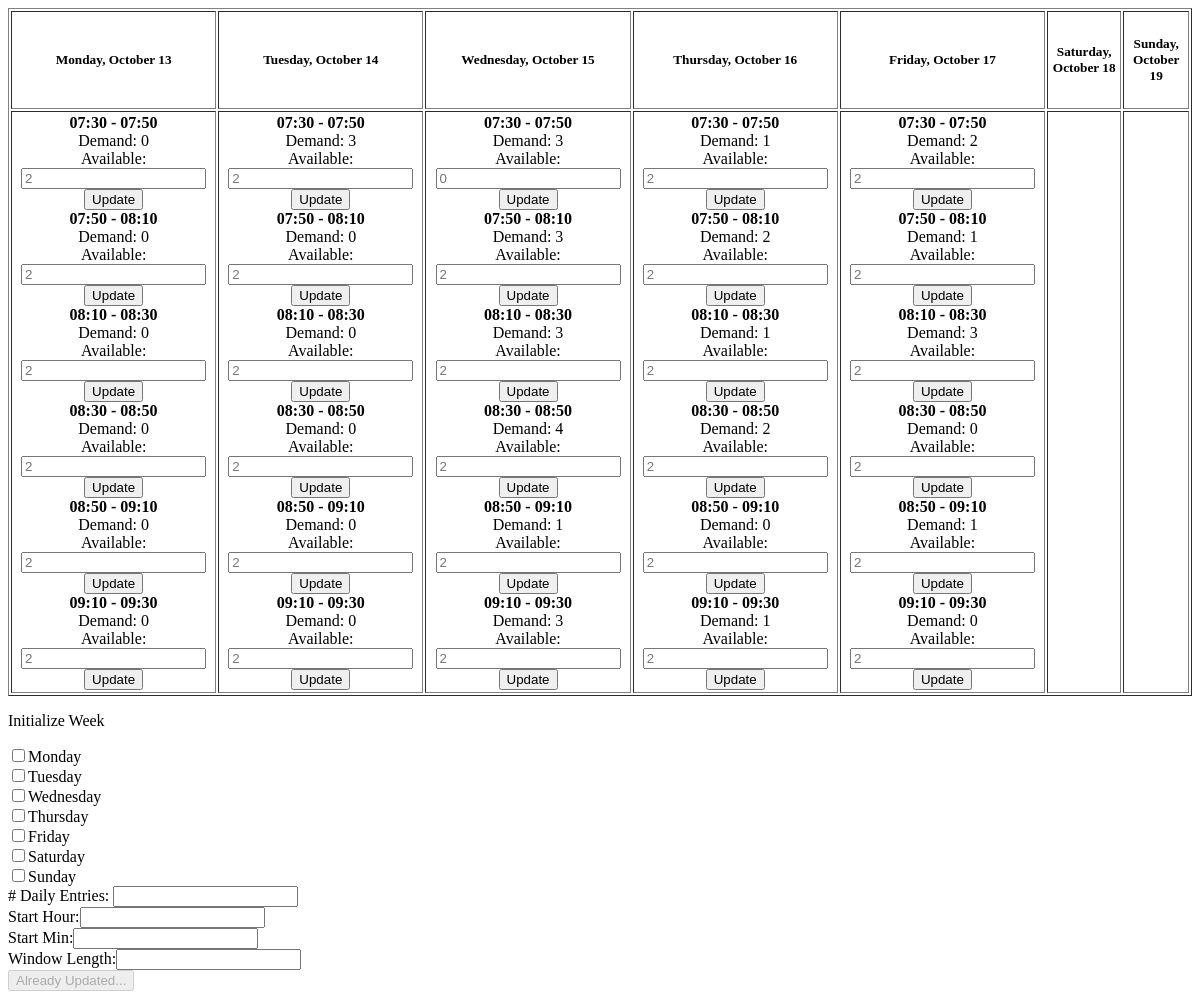
Page /dashboard/set_calendar (signed in) on the earlier database version.
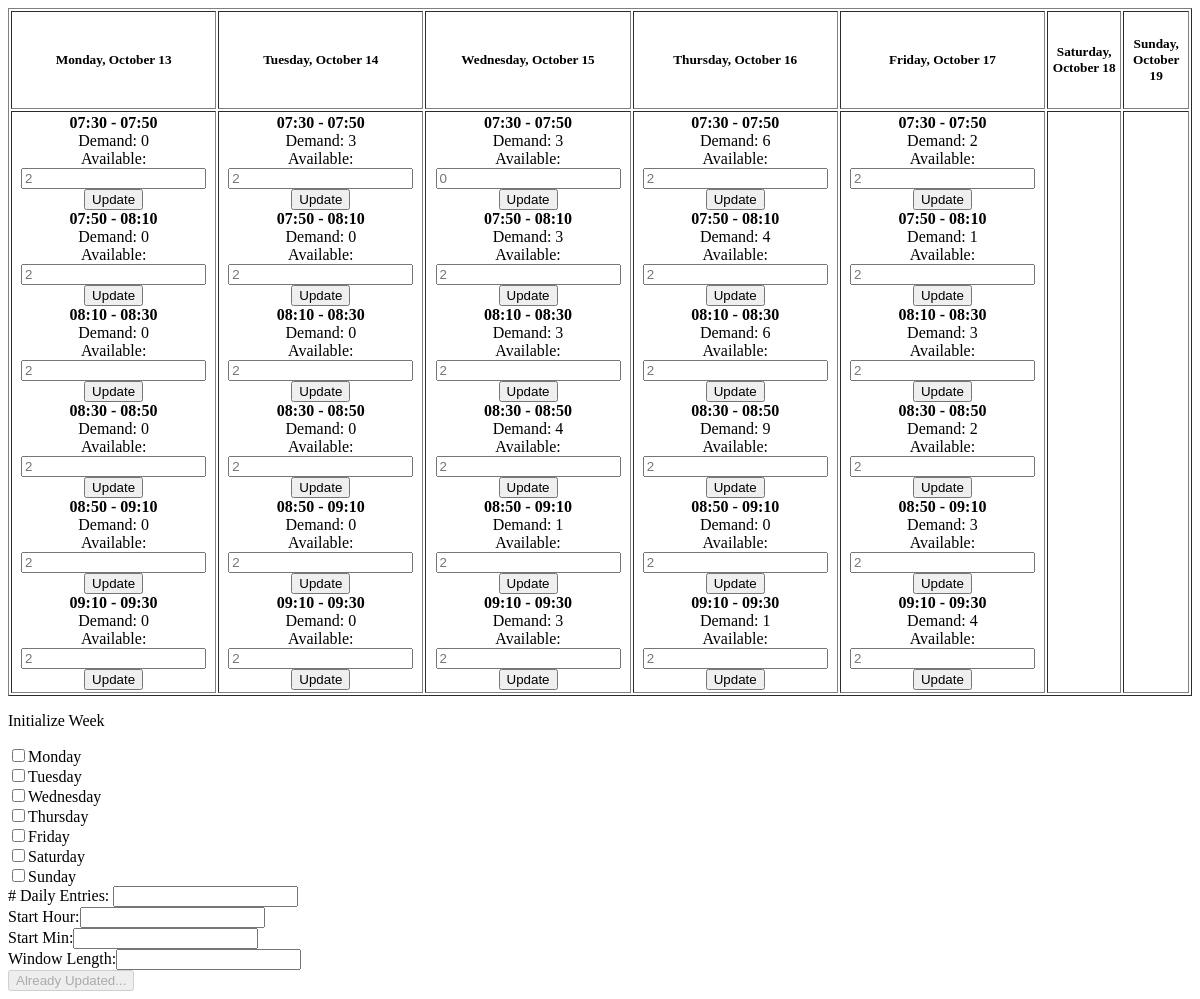
Same page on the later database version.
### cal/models.py (models this page shows, shortened)
class Entry(models.Model):
	time = models.TimeField()
	date = models.DateField()
	original_capacity = models.IntegerField(default=2)
	available = models.IntegerField(default=2)
	demand = models.IntegerField(default=0)
	restaurant = models.ForeignKey(Restaurant)
	length = models.IntegerField(default=20)
	shutoff_hour = models.IntegerField(default=2)
	shutoff_min = models.IntegerField(default=0)
	def end_time(self):
		dt = datetime.combine(self.date, self.time)
		td = timedelta(minutes=self.length)
		end = dt + td
		return end
	def get_start_time_string(self):
		return self.time.strftime("%I:%M")
	def get_end_time_string(self):
		end =  self.end_time()
		return end.strftime("%I:%M")
	'''
	def get_orders_for_entry(self):
		orders = []

		for o in Orders.objects.all():
			if (o.entry.id == self.id):
				orders.append(o)

		return orders
	'''

### dashboard/views.py (the view)
def set_calendar(request):
	context = RequestContext(request)
	user = request.user
	if not user.is_superuser:
		return HttpResponse("You are not permissioned to be in this area.")
	else:
		today = datetime.today().date()
		week = today.isocalendar()[1]
		weekday = today.isocalendar()[2]
		mon = today - timedelta(days=weekday-1)
		if (weekday == 6) or (weekday == 7):
			week = week + 1
			mon = mon + timedelta(days=7)
		day_list = []
		m, t, w, th, f, s, su = [], [], [], [], [], [], []
		for i in range(0, 7):
			day = mon + timedelta(days=i)
			formatted_day = day.strftime("%A, %B %d")
			day_list.append(formatted_day)
			if i == 0:
				m = Entry.objects.filter(date=day)
			if i == 1:
				t = Entry.objects.filter(date=day)
			if i == 2:
				w = Entry.objects.filter(date=day)
			if i == 3:
				th = Entry.objects.filter(date=day)
			if i == 4:
				f = Entry.objects.filter(date=day)
			if i == 5:
				s = Entry.objects.filter(date=day)
			if i == 6:
				su = Entry.objects.filter(date=day)
		for j in [m, t, w, th, f, s, su]:
			sort_list_by_time(j)
		valid_to_add = True
		days = [m, t, w, th, f, s, su]
		for k in days:
			if len(k) > 0:
				valid_to_add = False
				break
		return render_to_response(
			'caladmin.html',
			{
			'day_list':day_list,
			'days':days,
			'valid_to_add':valid_to_add,
			},
			context)

### dashboard/views.py (called while the page is built)
def sort_list_by_time(times):
	sorted_times = []
	for t in times:
		formatted = t.time.strftime("%I:%M")
		sorted_times.append(formatted)
	sorted_times = sorted(sorted_times)
	original_entries = []
	for k in sorted_times:
		for t in times:
			if k == t.time.strftime("%I:%M"):
				original_entries.append(t)
	return original_entries

### dashboard/templates/caladmin.html (shortened to what this page needs)
{% extends 'admin_base.html' %}
{% block content %}
<table border='1' cellspacing='2' cellpadding='2'>
	<tr>
		{% for day in day_list %}
		<td><center><h5><b>{{ day }}</b></h5></center></td>
		{% endfor %}
	</tr>
		<tr>
		{% for day in days %}
			<td>
			{% for deliv in day %}
				<form role="form" method="post" action="cal_process_add">
				<center><b>{{ deliv.get_start_time_string }} - {{ deliv.get_end_time_string }}</b></center>
				<center>Demand: {{deliv.demand}}</center>
				<center>Available: <input id="{{ deliv.id }}" name="available" placeholder="{{deliv.available}}"></center>
				<center><input type="submit" name="submit" value="Update" /></center>
				</form>
			{% endfor %}
			</td>
		{% endfor %}
		</tr>
</table>
	<p>Initialize Week</p>
		<form role="form" method="post" action="initialize_week">
		<input type="checkbox" name="m">Monday<br>
		<input type="checkbox" name="t">Tuesday<br>
		<input type="checkbox" name="w">Wednesday<br>
		<input type="checkbox" name="th">Thursday<br>
		<input type="checkbox" name="f">Friday<br>
		<input type="checkbox" name="s">Saturday<br>
		<input type="checkbox" name="su">Sunday<br>
		# Daily Entries: <input name="num_entries"><br>
		Start Hour:<input name="start_time_hour"><br>
		Start Min:<input name="start_time_min"><br>
		Window Length:<input name="win_len"><br>
		{% if valid_to_add %}
		<input type="submit" name="submit" value="Update" /></center>
		{% else %}
		<input type="submit" name="submit" value="Already Updated..." disabled />
		{% endif %}
	</form>
{% endblock %}

Differences in the rows shown:
changed Entry (number 19 of 30 on the later page): demand "1" → "6"
changed Entry (number 20 of 30 on the later page): demand "2" → "4"
changed Entry (number 21 of 30 on the later page): demand "1" → "6"
changed Entry (number 22 of 30 on the later page): demand "2" → "9"
changed Entry (number 28 of 30 on the later page): demand "0" → "2"
changed Entry (number 29 of 30 on the later page): demand "1" → "3"
changed Entry (number 30 of 30 on the later page): demand "0" → "4"
